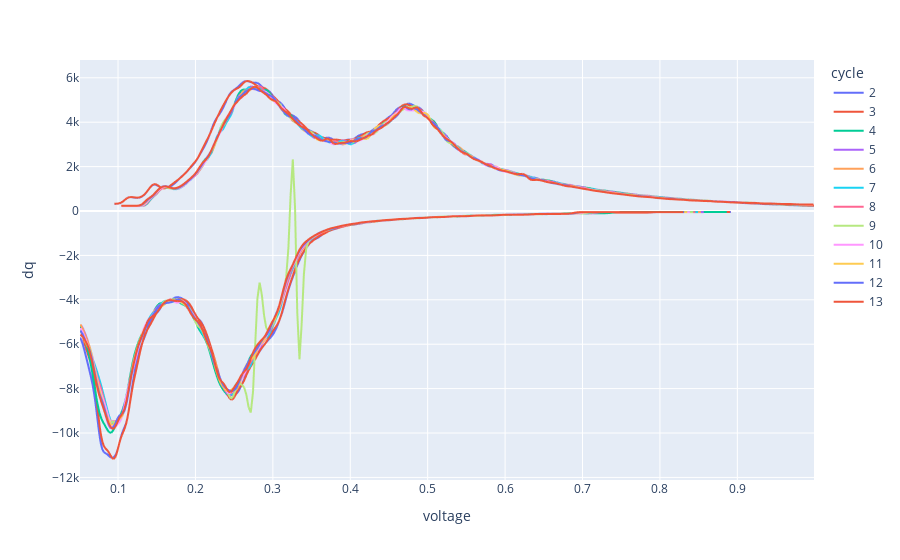

The notebook cell this image was saved under:
### Code cell
px.line(ica_curve,x="voltage",y="dq",color="cycle")

### Figure 1 — Plotly figure (JSON) as saved in the notebook; plotly's stock layout.template omitted (floating-point values rounded to 4 significant figures; data arrays with more than 128 entries replaced by an {"elided": "..."} marker saying what was removed)
{"data": [{"hovertemplate": "cycle=2<br>voltage=%{x}<br>dq=%{y}<extra></extra>", "legendgroup": "2", "line": {"color": "#636efa", "dash": "solid"}, "marker": {"symbol": "circle"}, "mode": "lines", "name": "2", "showlegend": true, "type": "scattergl", "x": {"elided": "881 float values"}, "xaxis": "x", "y": {"elided": "881 float values"}, "yaxis": "y"}, {"hovertemplate": "cycle=3<br>voltage=%{x}<br>dq=%{y}<extra></extra>", "legendgroup": "3", "line": {"color": "#EF553B", "dash": "solid"}, "marker": {"symbol": "circle"}, "mode": "lines", "name": "3", "showlegend": true, "type": "scattergl", "x": {"elided": "878 float values"}, "xaxis": "x", "y": {"elided": "878 float values"}, "yaxis": "y"}, {"hovertemplate": "cycle=4<br>voltage=%{x}<br>dq=%{y}<extra></extra>", "legendgroup": "4", "line": {"color": "#00cc96", "dash": "solid"}, "marker": {"symbol": "circle"}, "mode": "lines", "name": "4", "showlegend": true, "type": "scattergl", "x": {"elided": "516 float values"}, "xaxis": "x", "y": {"elided": "516 float values"}, "yaxis": "y"}, {"hovertemplate": "cycle=5<br>voltage=%{x}<br>dq=%{y}<extra></extra>", "legendgroup": "5", "line": {"color": "#ab63fa", "dash": "solid"}, "marker": {"symbol": "circle"}, "mode": "lines", "name": "5", "showlegend": true, "type": "scattergl", "x": {"elided": "508 float values"}, "xaxis": "x", "y": {"elided": "508 float values"}, "yaxis": "y"}, {"hovertemplate": "cycle=6<br>voltage=%{x}<br>dq=%{y}<extra></extra>", "legendgroup": "6", "line": {"color": "#FFA15A", "dash": "solid"}, "marker": {"symbol": "circle"}, "mode": "lines", "name": "6", "showlegend": true, "type": "scattergl", "x": {"elided": "506 float values"}, "xaxis": "x", "y": {"elided": "506 float values"}, "yaxis": "y"}, {"hovertemplate": "cycle=7<br>voltage=%{x}<br>dq=%{y}<extra></extra>", "legendgroup": "7", "line": {"color": "#19d3f3", "dash": "solid"}, "marker": {"symbol": "circle"}, "mode": "lines", "name": "7", "showlegend": true, "type": "scattergl", "x": {"elided": "505 float values"}, "xaxis": "x", "y": {"elided": "505 float values"}, "yaxis": "y"}, {"hovertemplate": "cycle=8<br>voltage=%{x}<br>dq=%{y}<extra></extra>", "legendgroup": "8", "line": {"color": "#FF6692", "dash": "solid"}, "marker": {"symbol": "circle"}, "mode": "lines", "name": "8", "showlegend": true, "type": "scattergl", "x": {"elided": "504 float values"}, "xaxis": "x", "y": {"elided": "504 float values"}, "yaxis": "y"}, {"hovertemplate": "cycle=9<br>voltage=%{x}<br>dq=%{y}<extra></extra>", "legendgroup": "9", "line": {"color": "#B6E880", "dash": "solid"}, "marker": {"symbol": "circle"}, "mode": "lines", "name": "9", "showlegend": true, "type": "scattergl", "x": {"elided": "517 float values"}, "xaxis": "x", "y": {"elided": "517 float values"}, "yaxis": "y"}, {"hovertemplate": "cycle=10<br>voltage=%{x}<br>dq=%{y}<extra></extra>", "legendgroup": "10", "line": {"color": "#FF97FF", "dash": "solid"}, "marker": {"symbol": "circle"}, "mode": "lines", "name": "10", "showlegend": true, "type": "scattergl", "x": {"elided": "504 float values"}, "xaxis": "x", "y": {"elided": "504 float values"}, "yaxis": "y"}, {"hovertemplate": "cycle=11<br>voltage=%{x}<br>dq=%{y}<extra></extra>", "legendgroup": "11", "line": {"color": "#FECB52", "dash": "solid"}, "marker": {"symbol": "circle"}, "mode": "lines", "name": "11", "showlegend": true, "type": "scattergl", "x": {"elided": "502 float values"}, "xaxis": "x", "y": {"elided": "502 float values"}, "yaxis": "y"}, {"hovertemplate": "cycle=12<br>voltage=%{x}<br>dq=%{y}<extra></extra>", "legendgroup": "12", "line": {"color": "#636efa", "dash": "solid"}, "marker": {"symbol": "circle"}, "mode": "lines", "name": "12", "showlegend": true, "type": "scattergl", "x": {"elided": "501 float values"}, "xaxis": "x", "y": {"elided": "501 float values"}, "yaxis": "y"}, {"hovertemplate": "cycle=13<br>voltage=%{x}<br>dq=%{y}<extra></extra>", "legendgroup": "13", "line": {"color": "#EF553B", "dash": "solid"}, "marker": {"symbol": "circle"}, "mode": "lines", "name": "13", "showlegend": true, "type": "scattergl", "x": {"elided": "502 float values"}, "xaxis": "x", "y": {"elided": "502 float values"}, "yaxis": "y"}], "layout": {"legend": {"title": {"text": "cycle"}, "tracegroupgap": 0}, "margin": {"t": 60}, "xaxis": {"anchor": "y", "domain": [0, 1], "title": {"text": "voltage"}}, "yaxis": {"anchor": "x", "domain": [0, 1], "title": {"text": "dq"}}}}
